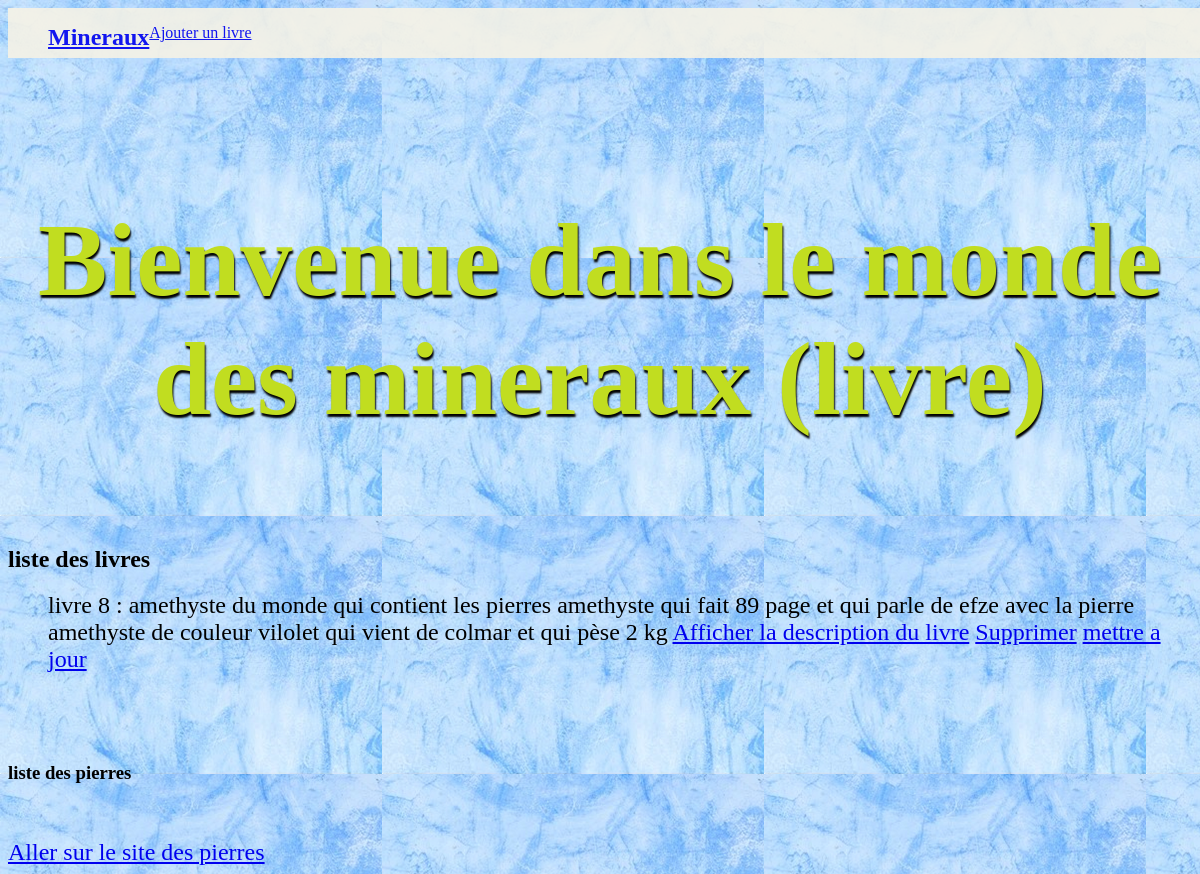
The app's page /mesmineraux/indexlivre/, older data.
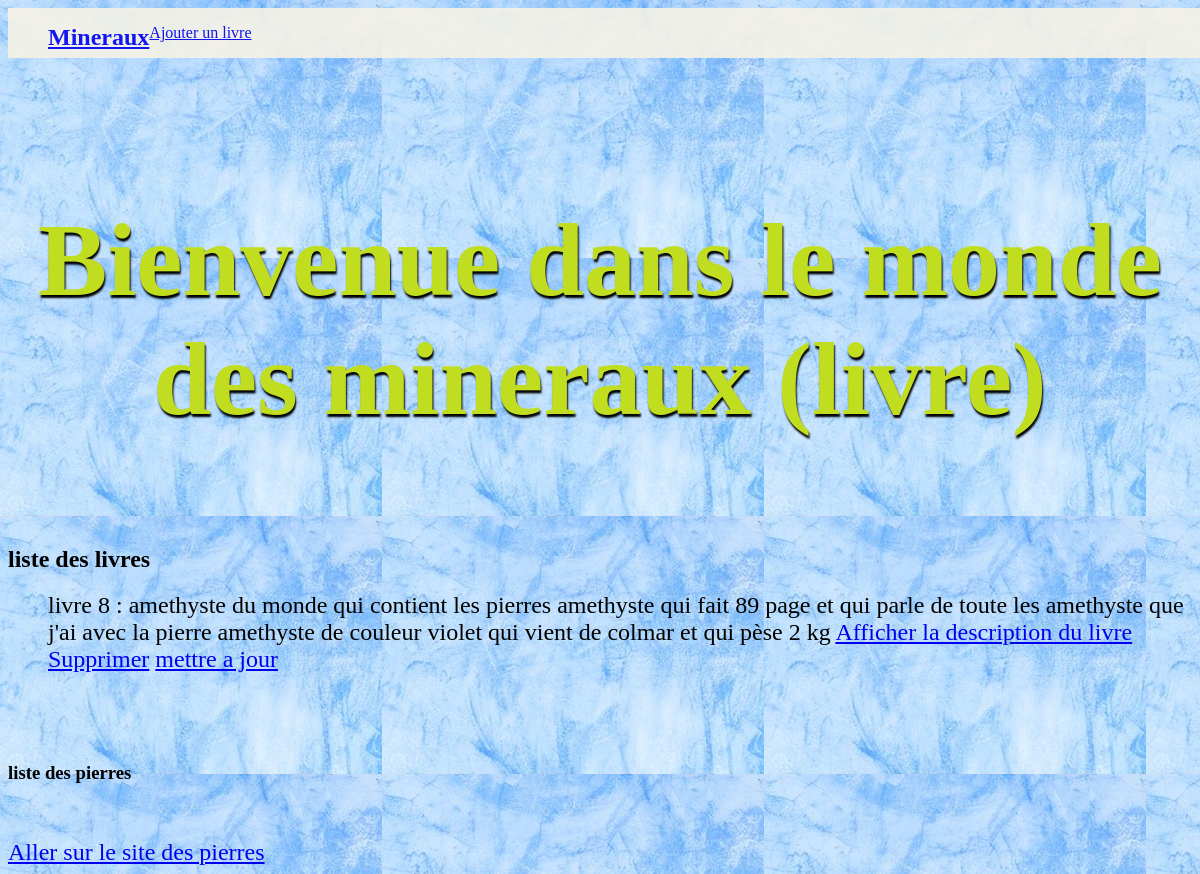
The same page, newer data.
### mesmineraux/models.py (models this page shows, shortened)
class Livre(models.Model):
    nom_livre = models.CharField(max_length=100)
    contenu_pierre = models.CharField(max_length=100)
    page = models.IntegerField(blank=False)
    resume = models.CharField(max_length=500)
    mesmineraux = models.ForeignKey("mesmineraux", on_delete=models.CASCADE, default=None)
    def __str__(self):
        chainelivre = f"{self.nom_livre} qui contient les pierres {self.contenu_pierre} qui fait {self.page} page et qui parle de {self.resume} avec la pierre {self.mesmineraux}"
        return chainelivre

class mesmineraux(models.Model):
    nompierre = models.CharField(max_length=100)
    couleur = models.CharField(max_length = 100)
    nationalité = models.CharField(max_length = 100)
    poids = models.IntegerField(blank=False)
    resume = models.TextField(null = True, blank = True)
    def __str__(self):
        chaine = f"{self.nompierre} de couleur {self.couleur} qui vient de {self.nationalité} et qui pèse {self.poids} kg"
        return chaine

### mesmineraux/livreviews.py (the view)
# urls.py: path('indexlivre/', livreviews.index),
def index(request):
    liste = models.Livre.objects.all()
    return render(request, 'livre/index.html', {"liste": liste})

### mesmineraux/templates/livre/index.html (shortened to what this page needs)
<!DOCTYPE html>
<html lang="en">
<head>
    {% load static %}
    <link rel="stylesheet" href="{% static 'livre/index.css' %}">
<nav>
    <ul>
        <li id="logo"><a href="#">Mineraux</a></li>
        <a href ="/mesmineraux/ajoutlivre">Ajouter un livre</a>
    </ul>
</nav>
</head>
<body>
<br> <br> <br> <br>
<h1> Bienvenue dans le monde des mineraux (livre)</h1>
<br>
<h2> liste des livres </h2>
<ul>
{% for l in liste %}
<li> livre {{l.id}} : {{l}}
    <a href = "/mesmineraux/affichelivre/{{l.id}}"> Afficher la description du livre</a>
    <a href ="/mesmineraux/deletelivre/{{l.id}}/"> Supprimer</a>
    <a href ="/mesmineraux/updatelivre/{{l.id}}/"> mettre a jour</a>
</li>
    {% endfor %}
</ul>
<br><br><br>
<h3>liste des pierres</h3>
<br><br>
<li>
    <a href="/mesmineraux/index/"> Aller sur le site des pierres</a>
</li>
</body>
</html>

Row changes from the older to the newer data that the page shows:
changed Livre id 8: nom_livre+contenu_pierre+page "…et qui parle de efze avec la pierre amethyste de couleur vilolet qui vient de colmar…" → "…et qui parle de toute les amethyste que j'ai avec la pierre amethyste de couleur violet qui vient de colmar…"
